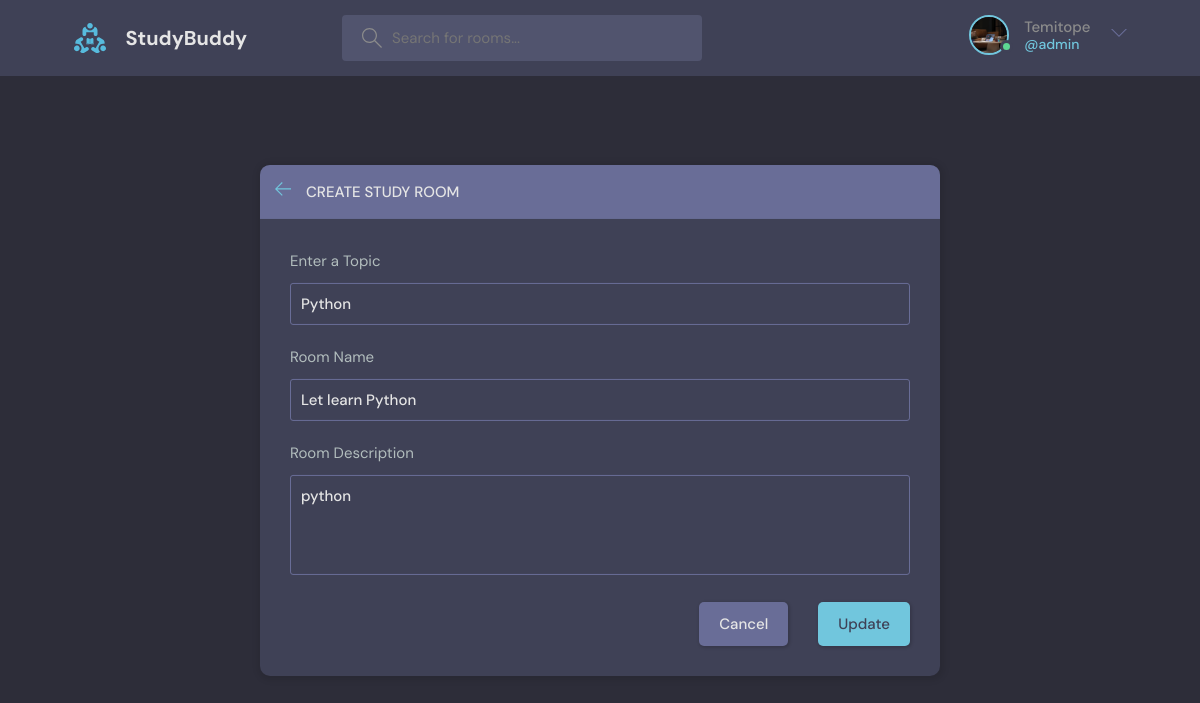
The app's page /update-room/1/ (signed in) with its own data.
### base/models.py (models this page shows, shortened)
class User(AbstractUser):
    name = models.CharField(max_length=200, null=True)
    email = models.EmailField(unique=True, null=True)
    bio = models.TextField(null=True)
    avatar = models.ImageField(null=True, default="avatar.svg")
    USERNAME_FIELD = 'email'
    REQUIRED_FIELDS = []
    def __str__(self):
        return self.name

class Room(models.Model):
    host = models.ForeignKey(User, on_delete=models.SET_NULL, null=True)
    topic =  models.ForeignKey(Topic, on_delete=models.SET_NULL, null=True)
    name = models.CharField(max_length=200)
    description = models.TextField(null=True, blank=True)
    participants = models.ManyToManyField(User, related_name='participants', blank=True)
    created = models.DateTimeField(auto_now_add=True)
    updated = models.DateTimeField(auto_now=True)
    class Meta:
        ordering =['-updated', '-created']

class Topic(models.Model):
    name = models.CharField(max_length=200)
    created = models.DateTimeField( auto_now_add=True)
    updated = models.DateTimeField(auto_now=True)
    class Meta:
        ordering =['-created']

### base/views.py (the view, shortened to what this page needs)
@login_required(login_url="/login")
def UpdateRoom(request, pk):
    room = Room.objects.get(id=pk)
    form = RoomForm(instance=room)
    topics = Topic.objects.all()
    page_update = "update"
    if request.user == room.host or request.user.is_superuser == True:
        context = {
            "form": form,
            "topics": topics,
            "room": room,
            "page_update": page_update,
        }
        return render(request, "chat/room_form.html", context)
    referrer = request.META["HTTP_REFERER"]
    messages.error(request, "Sorry, You are not permited to updated this room")
    print(referrer)
    return HttpResponseRedirect(referrer)

### base/forms.py
class RoomForm(ModelForm):
    class Meta:
        model = Room
        fields =  '__all__'
        exclude = ['host', 'participants']

### base/templates/chat/room_form.html (shortened to what this page needs)
{% extends 'chat/main.html' %}
{% block content %}
  <main class="create-room layout">
    <div class="container">
      <div class="layout__box">
        <div class="layout__boxHeader">
          <div class="layout__boxTitle">
            <a href="{% url 'home' %}">
              <svg version="1.1" xmlns="http://www.w3.org/2000/svg" width="32" height="32" viewBox="0 0 32 32">
                <title>arrow-left</title>
                <path
                  d="M13.723 2.286l-13.723 13.714 13.719 13.714 1.616-1.611-10.96-10.96h27.625v-2.286h-27.625l10.965-10.965-1.616-1.607z">
                </path>
              </svg>
            </a>
            {% if page  %}
            <h3>Update Study Room</h3>
            {% else %}
            <h3>Create Study Room</h3>
            {% endif %}
          </div>
        </div>
        <div class="layout__body">
          <form class="form" action="" method="POST">
            <div class="form__group">
              <label for="room_topic">Enter a Topic</label>
              <input required type="text" value="{{room.topic.name}}" name="topic" list="topic-list" />
            </div>
            <div class="form__group">
              <label for="room_name">Room Name</label>
              {{form.name}}
            </div>
            <div class="form__group">
              <label for="room_description">Room Description</label>
              {{form.description}}
            </div>
            <div class="form__action">
              <a class="btn btn--dark" href="{{request.META.HTTP_REFERER}}">Cancel</a>
              {% if page_update %}
              <button class="btn btn--main" type="submit">Update</button>
              {% else %}
              <button class="btn btn--main" type="submit">Submit</button>
              {% endif %}
            </div>
          </form>
        </div>
      </div>
    </div>
  </main>
  {% endblock content %}

### base/templates/chat/navbar.html (shortened to what this page needs)
{% load static %}
<header class="header header--loggedIn">
    <div class="container">
      <a href="{% url 'home' %}" class="header__logo">
        <img src="{% static 'images/logo.svg' %}" />
        <h1>StudyBuddy</h1>
      </a>
      <form class="header__search" method="GET" action="{% url 'home' %}">
        <label>
          <input type="text" name="q"  placeholder="Search for rooms..." />
        </label>
      </form>
      <nav class="header__menu">
        {% if request.user.is_authenticated %}
        <div class="header__user">
          <a href="{% url 'profile-page' request.user.id %}">
            <div class="avatar avatar--medium active">
              <img src="{{request.user.avatar.url}}" />
            </div>
            <p>{{ request.user.last_name }} <span>@{{ request.user.username }}</span></p>
          </a>
          <button class="dropdown-button">
            <svg version="1.1" xmlns="http://www.w3.org/2000/svg" width="32" height="32" viewBox="0 0 32 32">
              <title>chevron-down</title>
              <path d="M16 21l-13-13h-3l16 16 16-16h-3l-13 13z"></path>
            </svg>
          </button>
        </div>
        {% else %}
        <a href="{% url 'login' %}">
          <img src="{% static 'images/avatar.svg' %}" />
          <p>Login</p>
        </a>
        {% endif %}
      </nav>
    </div>
  </header>

### records on screen
User: user.avatar (picture), user.last_name "Temitope", user.username "admin"
Room: topic "Python", name "Let learn Python", description "python"
